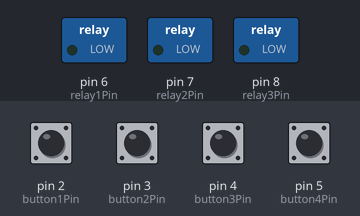
A sketch run on a simulated Arduino Uno, built with avr-gcc and run on an emulated ATmega328P. Parts: switched loads named in the sketch (green lamp = pin HIGH). Inputs (shaded band) come from the test bench; at power-on: pin 2 (button1Pin), pin 3 (button2Pin), pin 4 (button3Pin), pin 5 (button4Pin) HIGH.

Above: at 1.2 s.
1.3 s: pin 2 (button1Pin) pulled LOW for 0.15 s
At 1.37 s:
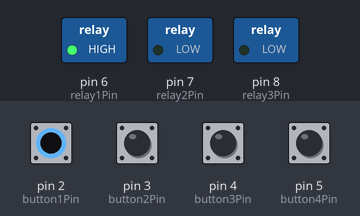
2.9 s: pin 3 (button2Pin) pulled LOW for 0.15 s
At 2.97 s:
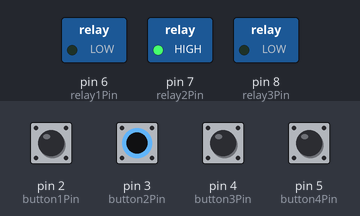
4.5 s: pin 5 (button4Pin) pulled LOW for 0.15 s
At 4.9 s:
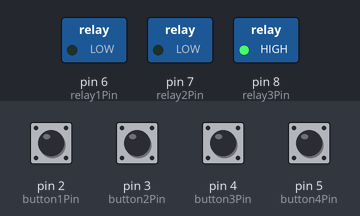
7.6 s: pin 5 (button4Pin) pulled LOW for 1 s
At 11.4 s:
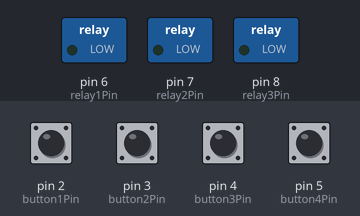
11.6 s: pin 4 (button3Pin) pulled LOW for 0.15 s
At 22.7 s:
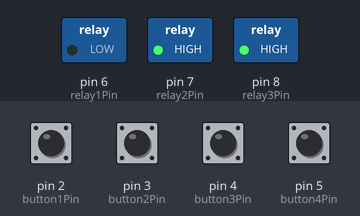
Timing chart, 0 to 23.1 s (numbered marks = the images above; inputs shaded):
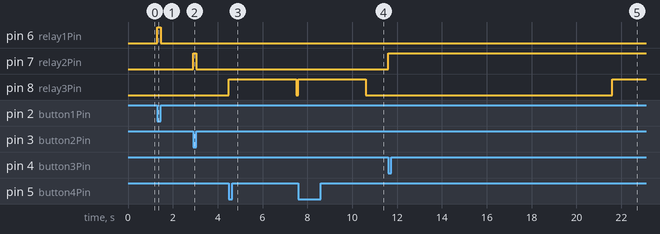

Measured:
- after the input at 1.3 s, pin 6 (relay1Pin): LOW → HIGH at once, → LOW 0.15 s later
- after the input at 2.9 s, pin 7 (relay2Pin): LOW → HIGH at once, → LOW 0.15 s later
- after the input at 4.5 s, pin 8 (relay3Pin): LOW → HIGH at once, → LOW 3.0 s later
- after the input at 7.6 s, pin 8 (relay3Pin): LOW → HIGH at once, → LOW 3.0 s later
- after the input at 11.6 s, pin 7 (relay2Pin): LOW → HIGH at once; pin 8 (relay3Pin): LOW → HIGH after 10.0 s

The sketch:

ArduinoAsPLCForHarrow.ino
```cpp
// Define pin numbers for buttons and relays
const int button1Pin = 2;
const int button2Pin = 3;
const int button3Pin = 4;
const int button4Pin = 5;

const int relay1Pin = 6;
const int relay2Pin = 7;
const int relay3Pin = 8;

// Variables to track button states
int button1State = 0;
int button2State = 0;
int button3State = 0;
int button4State = 0;

unsigned long button3Timer = 0;
unsigned long button4Timer = 0;

void setup() {
  // Set button pins as inputs with internal pull-up resistors
  pinMode(button1Pin, INPUT_PULLUP);
  pinMode(button2Pin, INPUT_PULLUP);
  pinMode(button3Pin, INPUT_PULLUP);
  pinMode(button4Pin, INPUT_PULLUP);

  // Set relay pins as outputs
  pinMode(relay1Pin, OUTPUT);
  pinMode(relay2Pin, OUTPUT);
  pinMode(relay3Pin, OUTPUT);

  // Initially turn off all relays
  digitalWrite(relay1Pin, LOW);
  digitalWrite(relay2Pin, LOW);
  digitalWrite(relay3Pin, LOW);
}

void loop() {
  // Read the button states (buttons are active LOW, so the logic is inverted)
  button1State = digitalRead(button1Pin) == LOW;
  button2State = digitalRead(button2Pin) == LOW;
  button3State = digitalRead(button3Pin) == LOW;
  button4State = digitalRead(button4Pin) == LOW;

  // Button 1: Turn relay 1 on when pressed, off when released
  if (button1State) {
    digitalWrite(relay1Pin, HIGH);
  } else {
    digitalWrite(relay1Pin, LOW);
  }

  // Button 2: Turn relay 2 on when pressed, off when released
  if (button2State) {
    digitalWrite(relay2Pin, HIGH);
  } else {
    digitalWrite(relay2Pin, LOW);
  }

  // Button 3: When pressed and released, activate relays 2 for 10s, 3 for 3s
  if (button3State && (millis() - button3Timer > 200)) {  // debounce and detect press
    button3Timer = millis();  // record the press time
    digitalWrite(relay2Pin, HIGH);
    delay(10000);  // 10 seconds
    digitalWrite(relay3Pin, HIGH);
    delay(3000);  // 3 seconds
    digitalWrite(relay2Pin, LOW);
    digitalWrite(relay3Pin, LOW);
  }

  // Button 4: When pressed and released, activate relay 3 for 3 seconds
  if (button4State && (millis() - button4Timer > 200)) {  // debounce and detect press
    button4Timer = millis();  // record the press time
    digitalWrite(relay3Pin, HIGH);
    delay(3000);  // 3 seconds
    digitalWrite(relay3Pin, LOW);
  }
}
```
